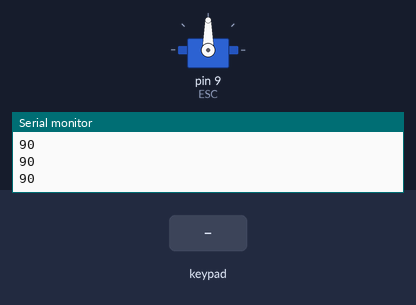
Simulated run of this sketch. Board: Arduino Uno, built with avr-gcc and run on an emulated ATmega328P. Shown: servo, the last lines printed to the serial monitor. The inputs (shaded band) are chosen by the test bench.

Above: at 1.3 s.
1.4 s: key 'U' pressed
At 1.68 s:
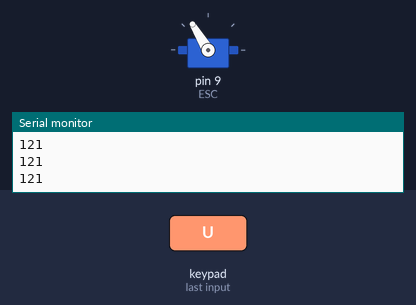
Timing chart, 0 to 4.4 s (numbered marks = the images above; inputs shaded):
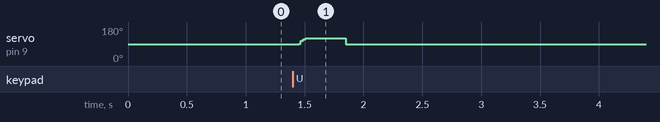

The sketch:

SkateboardControl.ino
```cpp
/*
 * Rahul Iyer
 */

#include <Servo.h>
#include <Wire.h>
#include <ArduinoNunchuk.h>

#define BAUDRATE 19200

#define CHUCK_ZERO 133
#define CHUCK_MAX 255
#define ESC_ZERO 90
#define SPEED_MAX 130

ArduinoNunchuk nunchuk = ArduinoNunchuk();

int escOutputValue = ESC_ZERO;
float currentOutputValue = ESC_ZERO;

int resetCounter = 0;
Servo ESC;

void setup()
{
  ESC.attach(9);
  Serial.begin(BAUDRATE);

  nunchuk.init();
  delay(100);
}

void loop()
{
  resetCounter++;

  if (resetCounter==40)
  {
    resetCounter=0;
    nunchuk.init();
    delay(100);
  }

  nunchuk.update();

//  Serial.print(nunchuk.analogX, DEC);
//  Serial.print(' ');
//  Serial.print(nunchuk.analogY, DEC);
//  Serial.print(' ');
//  Serial.print(nunchuk.accelX, DEC);
//  Serial.print(' ');
//  Serial.print(nunchuk.accelY, DEC);
//  Serial.print(' ');
//  Serial.print(nunchuk.accelZ, DEC);
//  Serial.print(' ');
//  Serial.print(nunchuk.zButton, DEC);
//  Serial.print(' ');
//  Serial.print(nunchuk.cButton, DEC);
//  Serial.print(' ');

  int yValue = nunchuk.analogY;

  if (yValue<CHUCK_ZERO)
  {
    yValue = CHUCK_ZERO; // no backwards
  }

//  escOutputValue = map(yValue, CHUCK_ZERO, CHUCK_MAX, ESC_ZERO, SPEED_MAX); //linear relationship between joystick value and ESC output value--deemed not good enough :P

  if (yValue == CHUCK_ZERO)
  {
    escOutputValue = ESC_ZERO; //if joystick is at zero, no power to motor (coast)
    currentOutputValue = ESC_ZERO;  //reset
  }
  else
  {
    int maxPossibleSpeed = map (yValue, CHUCK_ZERO, CHUCK_MAX, ESC_ZERO, SPEED_MAX);

    if (escOutputValue > maxPossibleSpeed)
    {
      escOutputValue = maxPossibleSpeed;
    }
    else
    {
      float increment = (1.0 * (yValue - CHUCK_ZERO)) / (CHUCK_MAX - CHUCK_ZERO);

      currentOutputValue += increment;
      escOutputValue = (int) currentOutputValue;

      if (escOutputValue > maxPossibleSpeed)
      {
        escOutputValue = maxPossibleSpeed;
      }
    }
  }

  ESC.write(escOutputValue);
  Serial.println(escOutputValue); //for debugging
}
```

Measured:
- after the input at 1.4 s, servo on pin 9 (ESC): 90° → 121° after 0.05 s, → 90° 0.40 s later
